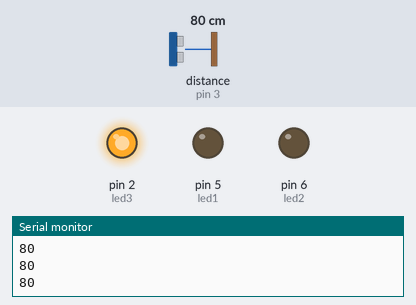
Bench run of a sketch on a simulated Arduino Uno, built with avr-gcc and run on an emulated ATmega328P. On the bench: output pins drawn as LEDs (lit = HIGH), the last lines printed to the serial monitor. Wiring (inferred from the names in the program): ultrasonic range finder: trigger pin 4; echo pin 3. The test bench sets the inputs (shaded band); at power-on: distance to the obstacle (sensor on pin 3) 80 cm. The echo pulse lasts 58.3 µs per cm; pins used as bus, display or sensor lines are not drawn.

Above: at 1.3 s.
1.4 s: distance to the obstacle (sensor on pin 3) set to 33 cm
3.2 s: distance to the obstacle (sensor on pin 3) set to 27 cm
At 4.5 s:
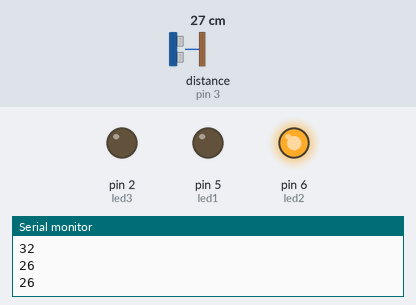
5.5 s: distance to the obstacle (sensor on pin 3) set to 18 cm
7.2 s: distance to the obstacle (sensor on pin 3) set to 15 cm
At 9.2 s:
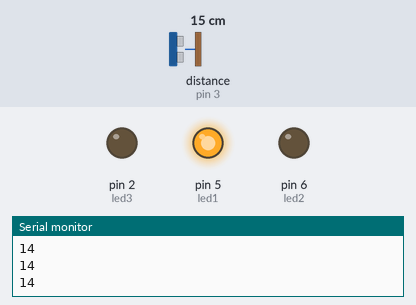
9.5 s: distance to the obstacle (sensor on pin 3) set to 35 cm
At 11.1 s:
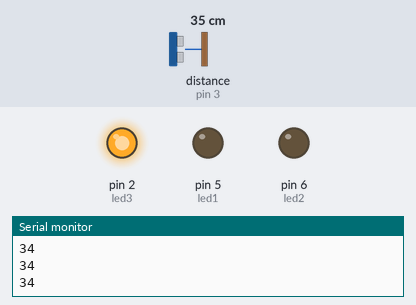
11.5 s: distance to the obstacle (sensor on pin 3) set to 2 cm
At 12.9 s:
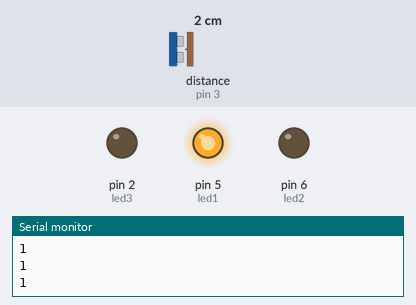
Timing chart, 0 to 14.5 s (numbered marks = the images above; inputs shaded):
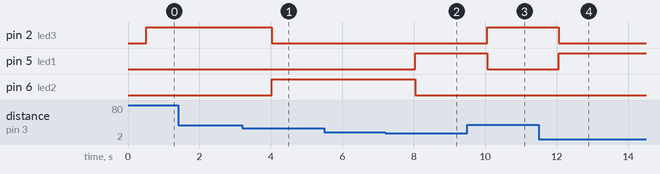

Measured:
- the behaviour switches between 31 and 30 cm on distance to the obstacle (sensor on pin 3) (found by bisection; images 0 and 1)
- the behaviour switches between 17 and 16 cm on distance to the obstacle (sensor on pin 3) (found by bisection; images 1 and 2)
- after the input at 3.2 s, pin 2 (led3): HIGH → LOW after 0.83 s; pin 6 (led2): LOW → HIGH after 0.83 s
- after the input at 7.2 s, pin 5 (led1): LOW → HIGH after 0.84 s; pin 6 (led2): HIGH → LOW after 0.84 s
- after the input at 9.5 s, pin 2 (led3): LOW → HIGH after 0.55 s; pin 5 (led1): HIGH → LOW after 0.55 s
- after the input at 11.5 s, pin 2 (led3): HIGH → LOW after 0.56 s; pin 5 (led1): LOW → HIGH after 0.56 s

The sketch:

Ultrasonic.ino
```cpp
int trig = 4;
int echo = 3;
int led1 = 5;
int led2 = 6;
int led3 = 2;

void setup() {
  pinMode(trig, OUTPUT);
  pinMode(led1, OUTPUT);
  pinMode(led2, OUTPUT);
  pinMode(led3, OUTPUT);

  pinMode(echo, INPUT);
  Serial.begin(9600);
}

void loop() {
  digitalWrite(trig, LOW);
  delayMicroseconds(2);

  digitalWrite(trig, HIGH);
  delayMicroseconds(10);
  digitalWrite(trig, LOW);

  long duration = pulseIn(echo, HIGH);

  int dis = duration / 58;
  Serial.println(dis);
  delay(500);

  if (dis <= 15){
    digitalWrite(led1, HIGH);
    digitalWrite(led2, LOW);
    digitalWrite(led3, LOW);
  }
  else if (dis >= 16 && dis < 30) {
    digitalWrite(led1, LOW);
    digitalWrite(led2, HIGH);
    digitalWrite(led3, LOW);
  }
  else if (dis >= 30) {
    digitalWrite(led1, LOW);
    digitalWrite(led2, LOW);
    digitalWrite(led3, HIGH);
  }
}
```
